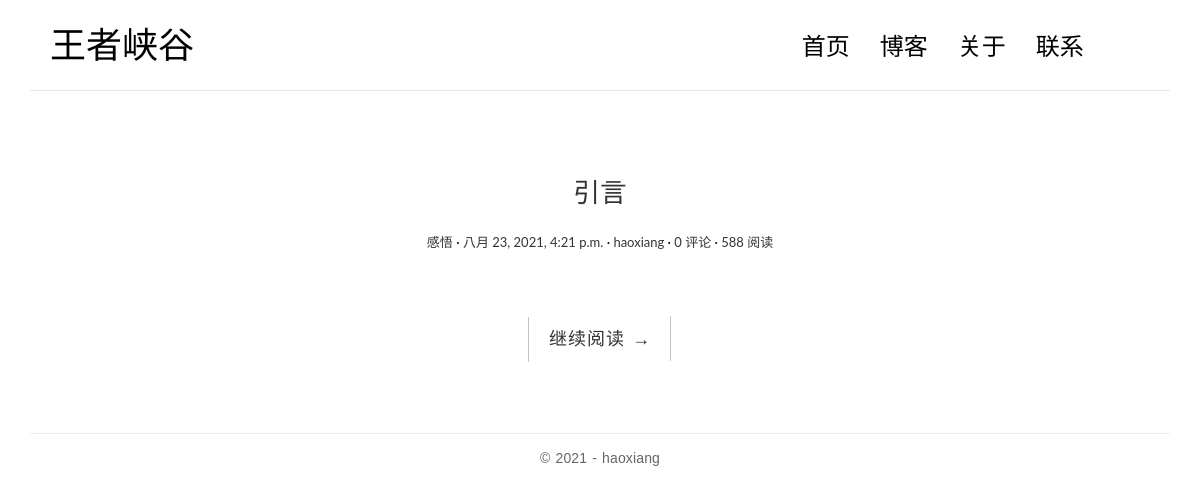
The app's page /blog/posts, older data.
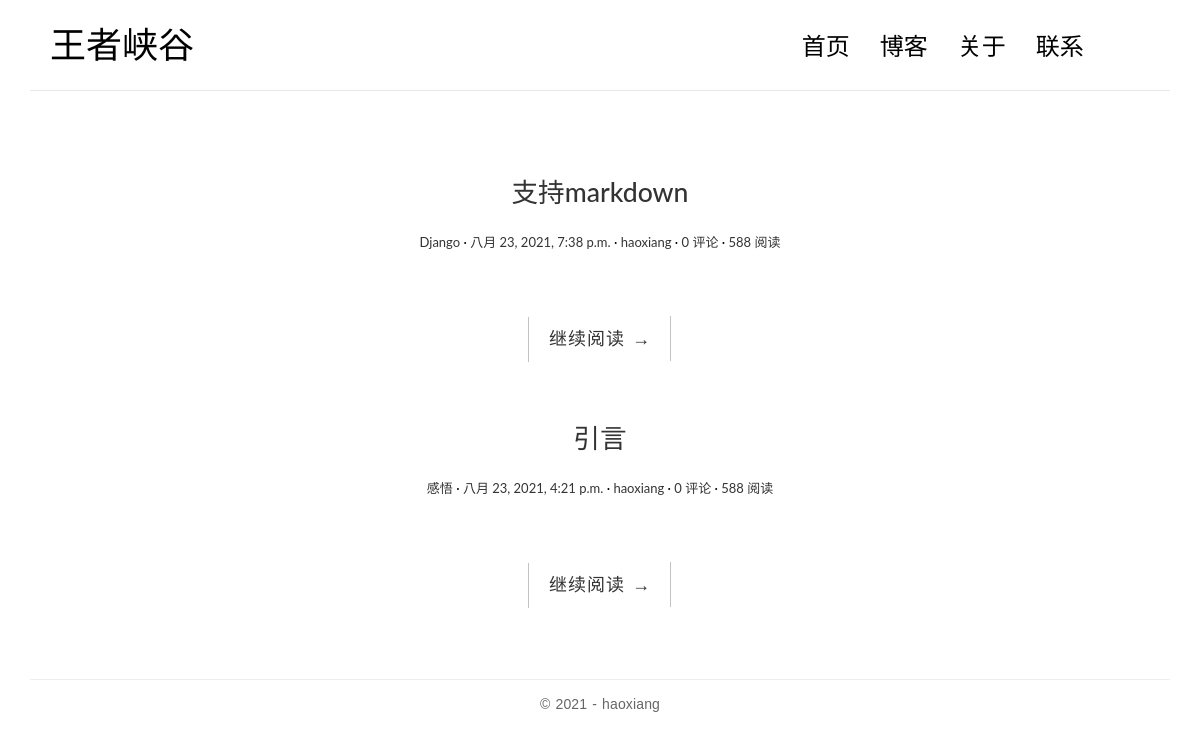
The same page, newer data.
### blog/models.py (models this page shows, shortened)
class Post(models.Model):
    title = models.CharField('标题', max_length=100)
    body = models.TextField('正文')
    created_time = models.DateTimeField('创建时间', default=timezone.now)
    modified_time = models.DateTimeField('修改时间')
    excerpt = models.CharField('摘要', max_length=200, blank=True)
    category = models.ForeignKey(Category, verbose_name='分类', on_delete=models.CASCADE)
    tags = models.ManyToManyField(Tag, verbose_name='标签', blank=True)
    author = models.ForeignKey(User, verbose_name='作者', on_delete=models.CASCADE)
    class Meta:
        verbose_name = '文章'
        verbose_name_plural = verbose_name
        ordering = ['-created_time']
    def get_absolute_url(self):
        return reverse('blog:detail', kwargs={'pk': self.pk})

class Category(models.Model):
    name = models.CharField('分类名', max_length=100)
    class Meta:
        verbose_name = '分类'
        verbose_name_plural = verbose_name

### blog/views.py (the view)
# urls.py: path('posts', views.posts, name='posts'),
def posts(request):
    post_list = Post.objects.all()
    return render(request, 'blog/posts.html', context={
        'post_list': post_list
    })

### templates/blog/posts.html (shortened to what this page needs)
{% extends 'blog/base_wide.html' %}
{% block main %}
    {% for post in post_list %}
        <article class="post post-{{ post.pk }}">
            <header class="entry-header">
                <h1 class="entry-title">
                    <a href="{{ post.get_absolute_url }}">{{ post.title }}</a>
                </h1>
                <div class="entry-meta">
                    <span class="post-category"><a
                            href="{% url 'blog:category' post.category.pk %}">{{ post.category.name }}</a></span>
                    <span class="post-date"><a
                            href="{% url 'blog:archive' post.created_time.year post.created_time.month %}"><time
                            class="entry-date"
                            datetime={{ post.created_time }}>{{ post.created_time }}</time></a></span>
                    <span class="post-author"><a href="#">{{ post.author }}</a></span>
                    <span class="comments-link"><a
                            href="{{ post.get_absolute_url }}#comment-area">{{ post.comment_set.count }} 评论</a></span>
                    <span class="views-count"><a href="{{ post.get_absolute_url }}">588 阅读</a></span>
                </div>
            </header>
            <div class="entry-content clearfix">
                <div class="read-more cl-effect-14">
                    <a href="{{ post.get_absolute_url }}" class="more-link">继续阅读 <span class="meta-nav">→</span></a>
                </div>
            </div>
        </article>
    {% empty %}
        <div class="no-post">暂时还没有发布的文章！</div>
    {% endfor %}
{% endblock main %}

Row changes from the older to the newer data that the page shows:
added Post: title "支持markdown", category.name "Django", created_time "八月 23, 2021, 7:38 p.m.", author "haoxiang", comment_set.count "0"
